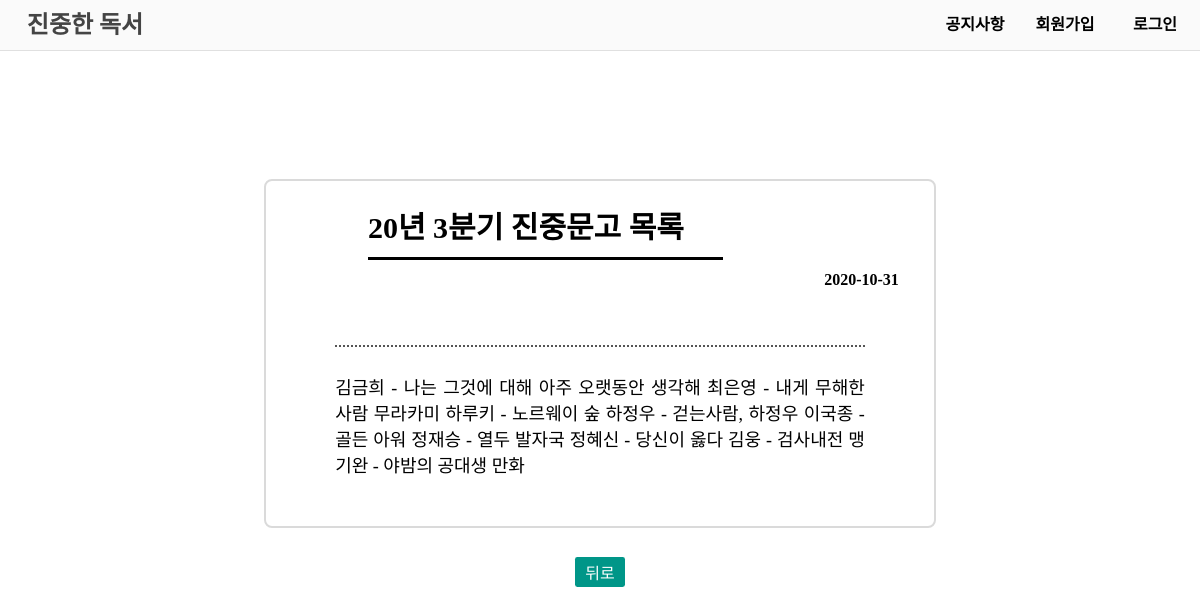
/notice/detail/13, run on the app's committed database.
### notice/models.py (models this page shows, shortened)
class Notice(models.Model):
    title = models.CharField(max_length=200)
    text = models.TextField()
    pub_date = models.DateTimeField('date published')

### notice/views.py (the view)
# urls.py: path('detail/<int:notice_id>', views.detail_notice, name='detail_notice'),
def detail_notice(request, notice_id):
    notice = get_object_or_404(Notice, pk=notice_id)
    return render(request, "detail_notice.html", {"notice":notice})

### notice/templates/detail_notice.html (shortened to what this page needs)
{% load staticfiles %}
<!DOCTYPE html>
<html lang="en">
<head>
    <link rel="stylesheet" href="{% static 'notice/css/style.css' %}">
    <link rel="stylesheet" href="{% static 'css/nav.css' %}">
    <link rel="stylesheet" href="{% static 'css/bt.css' %}">
</head>
<body>
    <header>
        <nav>
            <ul>
                <li><a class="menu-title" href="{% url 'main' %}">진중한 독서</a></li>
                {% if user.is_authenticated %}
                    <li><a class="menu-right" href="javascript:{document.getElementById('logout').submit()}">로그아웃</a></li>
                    <li><a class="menu-right" href="{% url 'notice' %}">공지사항</a></li>
                    <li><a class="menu-right" href="{% url 'users' %}">마이페이지</a></li>
                    <li><a class="menu-user">{{user.username}} 님, 안녕하세요!</a></li>
                    <form id="logout" method="POST" action="{% url 'logout' %}">
                        {% csrf_token %}
                        <input type="hidden">
                    </form>
                {% else %}
                    <li><a class="menu-right" href="{% url 'login' %}">로그인</a></li>
                    <li><a class="menu-right" href="{% url 'signup' %}">회원가입</a></li>
                    <li><a class="menu-right" href="{% url 'notice' %}">공지사항</a></li>
                {% endif %}
            </ul>
        </nav>
    </header>
    <div class="content">
        <table class="table table-bordered">
            <thead>
                <tr>
                    <th class="notice-detail-header" id="notice-detail-title">{{notice.title}}</th>
                    <th class="notice-detail-header" id="notice-detail-date">{{notice.pub_date | date:'Y-n-j'}}</th>
                </tr>
            </thead>
            <tbody>
                <tr>
                    <td><p id="notice-detail-text">{{notice.text}}</p></td>
                </tr>
            </tbody>
        </table>
        <input class="submit-margin-bt" type="button" value="뒤로" onClick="location.href='{% url 'notice' %}'">
    </div>
</body>
</html>

### static/notice/css/style.css (style rules this page uses)
a { text-decoration: none; color: black; }
.content { position: relative; top: 50px; width: 80%; margin: 0 auto; text-align: center; }
.table { width: 70%; margin: 3% auto; border: 2px solid #dadada; border-radius: .5em; }
.notice-detail-header { display: block; padding-top: 3%; }
#notice-detail-title { font-size: 30px; text-align: left; padding-left: 100px; }
#notice-detail-title::after { content: ""; display: block; width: 60%; border-bottom: 3px solid #000000; padding-left: 3%; margin: 10px 0; }
#notice-detail-date { padding: 0; margin-right: 5%; text-align: right; }
#notice-detail-text::before { content: ""; display: block; width: 100%; border-top: 2px dotted #555555; margin: 10% auto 5% auto; }
#notice-detail-text { width: 80%; margin: 5% auto 7% auto; font-size: 18px; text-align: justify; }

### static/css/nav.css (style rules this page uses)
body { margin: 0; padding: 0; padding-top: 100px; }
header { margin: 0; padding: 0; height: 50px; background-color: #FAFAFA; border-bottom: 1px solid #E0E0E0; position: fixed; top: 0; left: 0; right: 0; z-index: 1; }
header nav ul { margin: 0; padding: 0; user-select: none; }
header li { list-style: none; line-height: 50px; vertical-align: middle; text-align: center; }
header .menu-title { float: left; display: block; text-decoration: none; width: 170px; color: #000000; font-family: 'Gugi', cursive; font-size: 24px; font-weight: bold; }
header .menu-right { float: right; display: block; text-decoration: none; width: 90px; color: #000000; font-family: 'Noto Sans KR', sans-serif; font-size: 16px; font-weight: bold; }

### static/css/bt.css (style rules this page uses)
.submit-margin-bt { text-align: center; vertical-align: middle; width: 50px; height: 30px; margin: 0 10px; margin-bottom: 30px; font-family: 'Noto Sans KR', sans-serif; font-size: 16px; background-color: #009688; color: #FFFFFF; border-style: none; border-radius: 0.15rem; cursor: pointer; }

### data on the page
Notice: title "20년 3분기 진중문고 목록", pub_date "2020-10-31", text "김금희 - 나는 그것에 대해 아주 오랫동안 생각해 최은영 - 내게 무해한 사람 무라카미 하루키 - 노르웨이 숲 하정우 - 걷는사람, 하정우 이국종 - 골든 아워 정재승 - 열두 발자국 정혜신 - 당신이 옳다 김웅 - 검사내전 맹기완 - 야밤의 공대생 만화"
